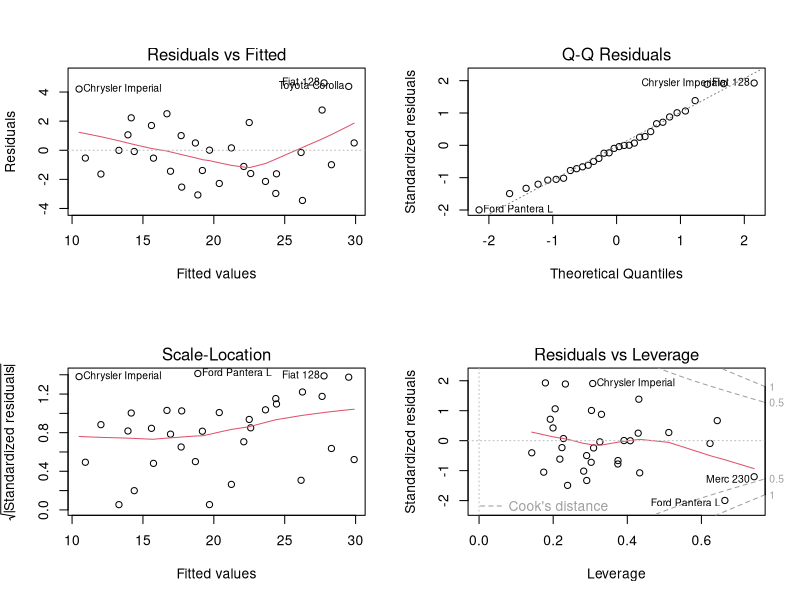
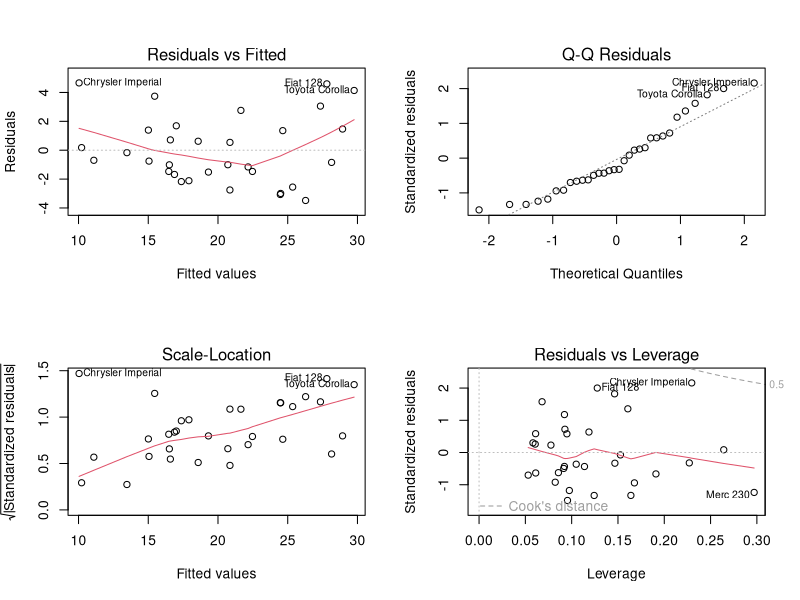

Source code (R) for these figures, in order:
## ---- chunk 1
library(datasets)
data("mtcars")
str(mtcars)
## ---- chunk 2
fit <- lm(mpg ~ ., mtcars)
summary(fit)
par(mfrow = c(2, 2))
plot(fit)
## ---- chunk 3
round(cor(mtcars), 3)
## ---- chunk 4
# stepwise regression
library(MASS)
fit <- lm(mpg ~ ., mtcars)
step <- stepAIC(fit, direction = "both")
# display results
step$anova 
## ---- chunk 5
fit <- lm(mpg ~ wt + qsec + am, mtcars)
summary(fit)
round(cor(mtcars[, c("mpg", "wt", "qsec", "am")]), 3)
par(mfrow = c(2, 2))
plot(fit)
